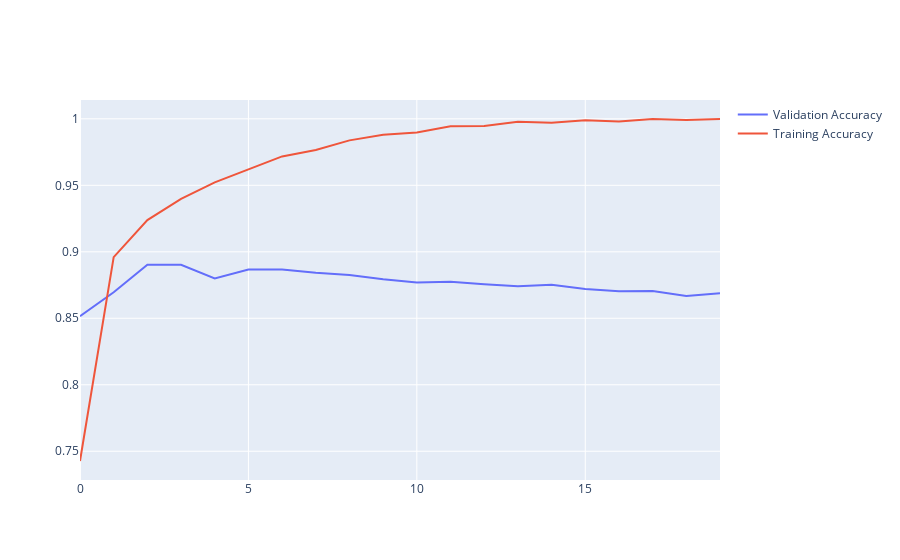

Notebook source saved alongside this figure:
### Code cell
# Show validation and training accuracy

train_acc = history.history['accuracy']
validation_acc = history.history['val_accuracy']

epochs = np.asarray(range(0, len(train_acc)))

fig = go.Figure()
fig.add_trace(go.Scatter(x=epochs, y=validation_acc, name='Validation Accuracy'))
fig.add_trace(go.Scatter(x=epochs, y=train_acc, name='Training Accuracy'))
fig.show()

### Figure 1 — Plotly figure (JSON) as saved in the notebook; plotly's stock layout.template omitted (floating-point values rounded to 4 significant figures)
{"data": [{"name": "Validation Accuracy", "type": "scatter", "x": [0, 1, 2, 3, 4, 5, 6, 7, 8, 9, 10, 11, 12, 13, 14, 15, 16, 17, 18, 19], "y": [0.8515, 0.8696, 0.8903, 0.8902, 0.88, 0.8866, 0.8867, 0.8842, 0.8825, 0.8793, 0.877, 0.8774, 0.8755, 0.874, 0.8752, 0.872, 0.8703, 0.8706, 0.8667, 0.8688]}, {"name": "Training Accuracy", "type": "scatter", "x": [0, 1, 2, 3, 4, 5, 6, 7, 8, 9, 10, 11, 12, 13, 14, 15, 16, 17, 18, 19], "y": [0.7427, 0.8959, 0.9239, 0.9399, 0.9522, 0.9621, 0.9717, 0.9765, 0.9838, 0.9881, 0.9897, 0.9944, 0.9946, 0.9978, 0.9971, 0.9989, 0.9981, 0.9998, 0.9991, 0.9999]}], "layout": {}}
